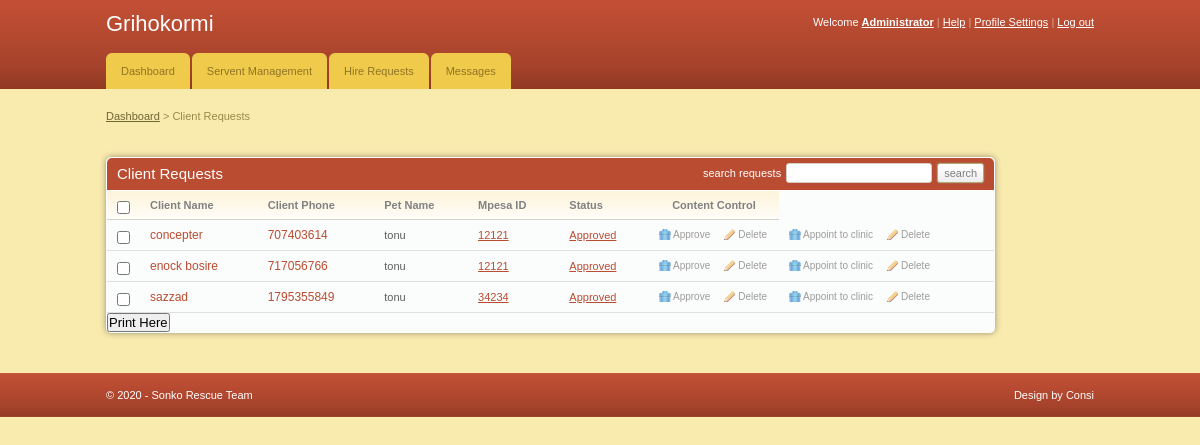
Screenshot of /admin/client_requests.php (signed in) with the database file from the repository.
### tables this page shows
CREATE TABLE IF NOT EXISTS `customer` (
  `customer_id` int(11) NOT NULL AUTO_INCREMENT,
  `fname` varchar(255) NOT NULL,
  `email` varchar(255) NOT NULL,
  `id_no` int(11) NOT NULL,
  `phone` int(11) NOT NULL,
  `location` varchar(255) NOT NULL,
  `gender` varchar(255) NOT NULL,
  `pet_id` int(11) NOT NULL,
  `status` varchar(255) NOT NULL,
  `mpesa` varchar(255) DEFAULT NULL,
  PRIMARY KEY (`customer_id`)
);

CREATE TABLE IF NOT EXISTS `pets` (
  `pet_id` int(11) NOT NULL AUTO_INCREMENT,
  `pet_name` varchar(255) NOT NULL,
  `pet_type` varchar(255) NOT NULL,
  `image` text,
  `price` int(11) NOT NULL,
  `status` varchar(255) NOT NULL,
  PRIMARY KEY (`pet_id`)
);

### admin/client_requests.php (the view, shortened to what this page needs)
<!DOCTYPE html PUBLIC "-//W3C//DTD XHTML 1.0 Transitional//EN" "http://www.w3.org/TR/xhtml1/DTD/xhtml1-transitional.dtd">
<html xmlns="http://www.w3.org/1999/xhtml">
<head>
	<link rel="stylesheet" href="css/style.css" type="text/css" media="all" />
</head>
<body>
<div id="header">
	<div class="shell">
		<?php
			include 'menu.php';
		?>
	</div>
</div>
<div id="container">
	<div class="shell">
		<div class="small-nav">
			<a href="index.php">Dashboard</a>
			<span>&gt;</span>
			Client Requests
		</div>
		<br />
		<div id="main">
			<div id="content" style="width:90%">
				<div class="box">
					<div class="box-head">
						<h2 class="left">Client Requests</h2>
						<div class="right">
							<label>search requests</label>
							<input type="text" class="field small-field" />
							<input type="submit" class="button" value="search" />
						</div>
					</div>
					<div class="table">
						<table width="100%" border="0" cellspacing="0" cellpadding="0">
							<tr>
								<th width="13"><input type="checkbox" class="checkbox" /></th>
								<th>Client Name</th>
								<th>Client Phone</th>
								<th>Pet Name</th>
								<th>Mpesa ID</th>
								<th>Status</th>
								<th width="110" class="ac">Content Control</th>
							</tr>
							<?php
								$connect = mysqli_connect("localhost", "root", "", "petshop");
								$sql ="SELECT customer.customer_id,customer.fname,customer.phone,pets.pet_name,pets.price,customer.status FROM customer JOIN pets ON customer.pet_id=pets.pet_id";
								$result = mysqli_query($connect, $sql);  ?>
								 <?php
                          if(mysqli_num_rows($result) > 0)
                          {
                               while($row = mysqli_fetch_array($result))
                               {
                          ?>
                          <tr>
								<td><input type="checkbox" class="checkbox" /></td>
								<td><h3><a href="#"><?php echo $row['fname'] ?></a></h3></td>
								<td><h3><a href="#"><?php echo $row['phone'] ?></a></h3></td>
								<td><?php echo $row['pet_name'] ?></td>
								<td><a href="#"><?php echo $row['price'] ?></a></td>
								<td><a href="#"><?php echo $row['status'] ?></a></td>
								<td><a href="javascript:sureToApprove(<?php echo $row['customer_id'];?>)" class="ico del">Approve</a><a href="#" class="ico edit">Delete</a></td>
								<td><a href="appoint.php?id=<?php echo $row['customer_id'];?>" class="ico del">Appoint to clinic</a><a href="#" class="ico edit">Delete</a></td>
							</tr>
                          <?php
                               }
                          }
                          ?>
						</table>
					</div>
					<h2><input type="submit" onclick="window.print()" value="Print Here" /></h2>
				</div>
			</div>
		</div>
	</div>
</div>
<div id="footer">
	<div class="shell">
		<span class="left">&copy; <?php echo date("Y");?> - Sonko Rescue Team</span>
		<span class="right">
			Design by Consi</a>
		</span>
	</div>
</div>
</body>
</html>

### admin/menu.php (shortened to what this page needs)
<div id="top">
			<h1><a href="#">Grihokormi</a></h1>
			<div id="top-navigation">
				Welcome <a href="#"><strong>Administrator</strong></a>
				<span>|</span>
				<a href="#">Help</a>
				<span>|</span>
				<a href="#">Profile Settings</a>
				<span>|</span>
				<a href="logout.php">Log out</a>
			</div>
		</div>
<div id="navigation">
			<ul>
			    <li><a href="index.php"><span>Dashboard</span></a></li>
			    <li><a href="add_servents.php"><span>Servent Management</span></a></li>
			    <li><a href="client_requests.php"><span>Hire Requests</span></a></li>
			    <li><a href="index.php"><span>Messages</span></a></li>
			</ul>
		</div>

### admin/css/style.css (style rules this page uses)
* { padding:0; margin:0; outline:0; }
body { background:#f9ebae; font-family: Verdana, sans-serif; font-size:11px; line-height:14px; color:#5e5e5e; }
input, textarea, select { font-family: Verdana, sans-serif; font-size:13px; }
.field { border:solid 1px #d3cfc7; background:#fff; padding:5px; }
.small-field { border:solid 1px #d3cfc7; background:#fff; padding:3px 1px; font-size:11px; }
.checkbox { width:13px; height:13px; vertical-align:top; position:relative; top:2px; }
.button { background:#eee url(images/button.gif) repeat-x 0 0; border:solid 1px #b1a874; color:#7f7f7f; font-size:11px; padding:2px 6px 2px 6px; cursor:pointer; line-height:14px !important; }
a { color:#ba4c32; text-decoration: underline; cursor:pointer; }
.left, .alignleft { float:left; display:inline; }
.right, .alignright { float:right; display:inline; }
.ac { text-align: center !important; }
h1 { font-size:22px; line-height:24px; color:#fff; font-weight: normal; }
h1 a { color:#fff; text-decoration: none; }
h2 { font-size:15px; font-weight: normal; }
h3 { font-size:12px; line-height:14px; font-weight: normal; }
h3 a { text-decoration: none; }
.shell { width:988px; margin:0 auto; }
#header { height:89px; background:url(images/header.gif); white-space:nowrap; }
#header h1 { float:left; display:inline; padding-top:12px; }
#top-navigation { float:right; white-space:nowrap; color:#fff; padding-top:15px; }
#top-navigation a { color:#fff; }
#top-navigation span { color:#dca598; }
#top { height:53px; }
#navigation { height:36px; }
#navigation ul { list-style-type: none; }
#navigation ul li { float:left; display:inline; margin-right:2px; }
#navigation ul li a, #navigation ul li a span { float:left; height:36px; background:url(images/tab.gif) no-repeat 0 0; padding:0 0 0 15px; }
#navigation ul li a span { background-position:right 0; padding:0 15px 0 0; }
#navigation ul li a { line-height:36px; color:#907525; text-decoration: none; }
#container { padding:20px 0; }
.small-nav { color:#978b48; padding-bottom:20px; }
.small-nav a { color:#6f6636; }
#content { float:left; width:750px; }
.table th { background:#fffdfa url(images/th.gif) repeat-x 0 0; color:#818181; text-align: left; padding:7px 10px; border-bottom:solid 1px #d2d1cb; }
.table td { background:#fbfcfc; border-bottom:solid 1px #e0e0e0; padding:8px 10px; }
.box { background:#fbfcfc; height:100%; padding:1px; margin-bottom:20px; }
.box-head { background:#ba4c32; height:32px; color:#fff; padding: 0 10px; line-height:32px; white-space:nowrap; border-bottom:solid 1px #fff; }
.box-head .right { padding-top:5px; line-height:13px; }
.box-head .right label, .box-head .right input { float:left; }
.box-head .right label { padding:4px 0 0 0; }
.box-head .right input { margin-left:5px; }
a.ico { color:#9d9c9a; font-size:10px; text-decoration: none; padding:0 0 0 14px; background-repeat:no-repeat; background-position:0 0; }
a.del { background-image:url(images/del.gif) }
a.edit { background-image:url(images/edit.gif); margin-left:14px; }
#footer { height:44px; background:url(images/footer.gif); line-height:44px; color:#fff; }
.box { -moz-border-radius:5px; -webkit-border-radius:5px; -moz-box-shadow: 0 0 6px #978f6c; -webkit-box-shadow: 0 0 6px #978f6c; }
.box-head { -moz-border-radius-topleft:5px; -moz-border-radius-topright:5px; -webkit-border-top-left-radius:5px; -webkit-border-top-right-radius:5px; }
.field, .button { -moz-border-radius:4px; -webkit-border-radius:4px; }
.small-field, .button, .pagging a { -moz-border-radius:3px; -webkit-border-radius:3px; }
.button { -moz-box-shadow: 0 0 2px #978f6c; -webkit-box-shadow: 0 0 2px #978f6c; }

### rows the page displays
customer: fname "concepter", phone "707403614", pet.pet_name "tonu", pet.price "12121", status "Approved"
customer: fname "enock bosire", phone "717056766", pet.pet_name "tonu", pet.price "12121", status "Approved"
customer: fname "sazzad", phone "1795355849", pet.pet_name "tonu", pet.price "34234", status "Approved"
